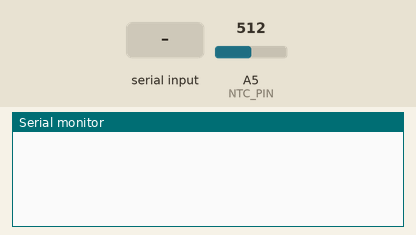
A program run on a simulated Arduino Uno, built with avr-gcc and run on an emulated ATmega328P. Shown: the last lines printed to the serial monitor. The inputs (shaded band) are chosen by the test bench; at power-on: A5 (NTC_PIN) = 512.

Above: at 2.2 s.
2.3 s: "90,45\n" received over Serial
At 2.9 s:
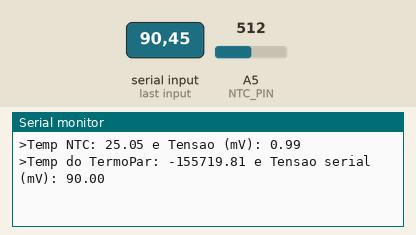
3.8 s: A5 (NTC_PIN) set to 716
At 4.8 s:
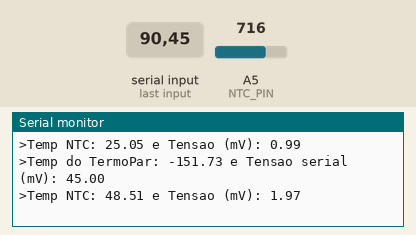
5.3 s: "30,150\n" received over Serial
At 6.1 s:
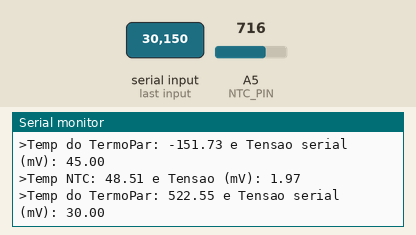
6.8 s: A5 (NTC_PIN) set to 900
At 8.1 s:
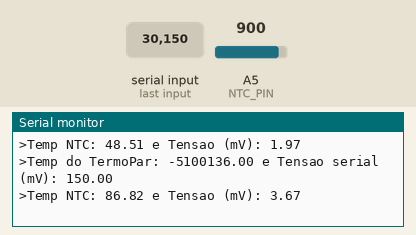
Timing chart, 0 to 9.3 s (numbered marks = the images above; inputs shaded):
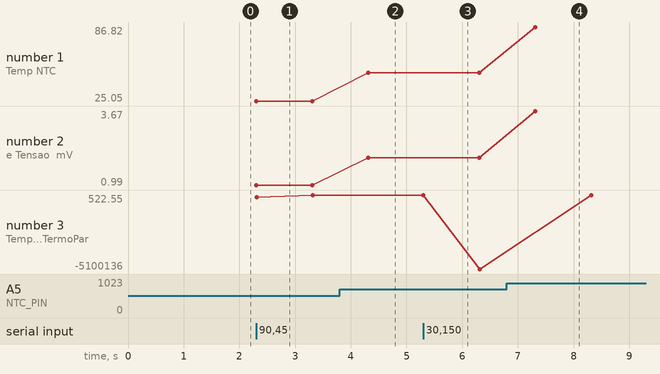

Measured:
- after the input at 2.3 s, the serial monitor: prints a new line at once (image 1)
- after the input at 3.8 s, the serial monitor: prints a new line after 0.52 s (image 2)
- after the input at 5.3 s, the serial monitor: prints a new line at once (image 3)
- after the input at 6.8 s, the serial monitor: prints a new line after 0.51 s (image 4)
- plotted number 1: 25.05 → 48.51 after the input at 3.8 s, 48.51 → 86.82 after the input at 6.8 s
- plotted number 2: 0.99 → 1.97 after the input at 3.8 s, 1.97 → 3.67 after the input at 6.8 s
- plotted number 3: -151.73 → -5100136 after the input at 5.3 s, -5100136 → 86.82 after the input at 6.8 s

The program:

main.cpp
```cpp
// This library works only with the following circuit topology
// Vcc---NTC---ADC---SERIES_RESISTOR---GND
#include <Arduino.h>
#include <math.h>
#define ADC_RESOLUTION 1023
#define TEMPERATURENOMINAL 25
#define NTC_PIN A5


double getTempTermistorNTCBeta(const uint16_t analogValue, const uint16_t serialResistance, const uint16_t bCoefficient, const uint16_t nominalResistance)
{
  // convert the value to resistance
  const float resistance = (serialResistance / ((float)analogValue)) * ADC_RESOLUTION - serialResistance;
  const float temp = 1.0 / ((1.0 / (TEMPERATURENOMINAL + 273.15)) + (1.0 / bCoefficient) * log(resistance / nominalResistance)); // 1.0/( (1/To)+(1/B)*ln(R/Ro) )
  return (temp - 273.15);
}

double compensTempTermoparTipoT(const double temperatura)
{

  double E = 0.0;

  double c[] = {0.0000000000,
              3.8748106364E-2,
              3.3292227880E-5,
              2.0618243404E-7,
              -2.1882256846E-9,
              1.0996880928E-11,
              -3.0815758772E-14,
              4.5479135290E-17,
              -2.7512901673E-20,
              0,
              0,
  };

  for (int i = 1; i < 11; i++)
  {
    E = E + c[i]*pow(temperatura,i);
  }
 return E;
}

double tempTermoparTipoT(const double tensao)
{
  double Temp = 0;
  double c[] = {0.0000000000,
              2.5928000E1,
              -7.6029610E-1,
              4.6377910E-2,
              -2.1882256846E-3,
              6.0481440E-5,
              -7.2934220E-7,
  };

  for (int i = 1; i < 7; i++)
  {
    Temp = Temp + c[i] * pow(tensao, i);
  }

  return Temp;
}

// 0.391 - 10
// 4.279 - 100

void setup()
{
  Serial.begin(115200); // INICIALIZA A SERIAL
  delay(1000);          // INTERVALO DE 1 SEGUNDO
}


void loop()
{
  if(Serial.available() > 0){

    uint16_t adc = analogRead(NTC_PIN);
    float temperature1 = getTempTermistorNTCBeta(adc,    // Analog Value
                                                10000,  // Nominal resistance at 25 ºC
                                                3455,   // thermistor's beta coefficient
                                                10000); // Value of the series resistor
    Serial.print(">Temp NTC: ");                        // IMPRIME O TEXTO NO MONITOR SERIAL
    Serial.print(temperature1);                        // IMPRIME NO MONITOR SERIAL A TEMPERATURA MEDIDA

    double tensaomV = compensTempTermoparTipoT(temperature1);
    Serial.print(" e Tensao (mV): ");
    Serial.println(tensaomV);

    // Ler da serial e chamar funçaõ que calcula em mV
    double tensaoSerial = Serial.parseFloat();


    // Informa a tensao de junta e a tensao de leitura do termopar
    double temperaturaTermoPar = tempTermoparTipoT(tensaoSerial + tensaomV);

    Serial.print(">Temp do TermoPar: ");                        // IMPRIME O TEXTO NO MONITOR SERIAL
    Serial.print(temperaturaTermoPar);                        // IMPRIME NO MONITOR SERIAL A TEMPERATURA MEDIDA
    Serial.print(" e Tensao serial (mV): ");
    Serial.println(tensaoSerial);
    delay(1000); // INTERVALO DE 1 SEGUNDO
  }
}
```
